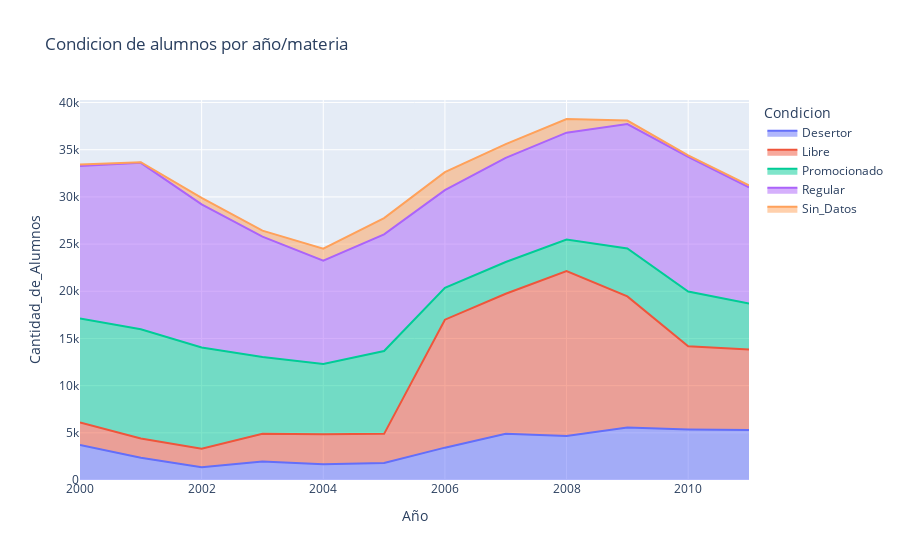

The cell this chart's notebook holds for it:
### Code cell
fig54 = px.area(aca2_df, x="Año", y="Cantidad_de_Alumnos", color="Condicion",title="Condicion de alumnos por año/materia")
fig54.show()

### Figure 1 — Plotly figure (JSON) as saved in the notebook; plotly's stock layout.template omitted (floating-point values rounded to 4 significant figures)
{"data": [{"hovertemplate": "Condicion=Desertor<br>Año=%{x}<br>Cantidad_de_Alumnos=%{y}<extra></extra>", "legendgroup": "Desertor", "line": {"color": "#636efa"}, "mode": "lines", "name": "Desertor", "orientation": "v", "showlegend": true, "stackgroup": "1", "type": "scatter", "x": [2000, 2001, 2002, 2003, 2004, 2005, 2006, 2007, 2008, 2009, 2010, 2011], "xaxis": "x", "y": [3710, 2363, 1354, 1951, 1667, 1808, 3428, 4892, 4662, 5553, 5359, 5296], "yaxis": "y"}, {"hovertemplate": "Condicion=Libre<br>Año=%{x}<br>Cantidad_de_Alumnos=%{y}<extra></extra>", "legendgroup": "Libre", "line": {"color": "#EF553B"}, "mode": "lines", "name": "Libre", "orientation": "v", "showlegend": true, "stackgroup": "1", "type": "scatter", "x": [2000, 2001, 2002, 2003, 2004, 2005, 2006, 2007, 2008, 2009, 2010, 2011], "xaxis": "x", "y": [2392, 2037, 1952, 2941, 3193, 3081, 13564, 14848, 17472, 13899, 8822, 8542], "yaxis": "y"}, {"hovertemplate": "Condicion=Promocionado<br>Año=%{x}<br>Cantidad_de_Alumnos=%{y}<extra></extra>", "legendgroup": "Promocionado", "line": {"color": "#00cc96"}, "mode": "lines", "name": "Promocionado", "orientation": "v", "showlegend": true, "stackgroup": "1", "type": "scatter", "x": [2000, 2001, 2002, 2003, 2004, 2005, 2006, 2007, 2008, 2009, 2010, 2011], "xaxis": "x", "y": [11022, 11568, 10739, 8138, 7424, 8777, 3377, 3364, 3341, 5077, 5796, 4877], "yaxis": "y"}, {"hovertemplate": "Condicion=Regular<br>Año=%{x}<br>Cantidad_de_Alumnos=%{y}<extra></extra>", "legendgroup": "Regular", "line": {"color": "#ab63fa"}, "mode": "lines", "name": "Regular", "orientation": "v", "showlegend": true, "stackgroup": "1", "type": "scatter", "x": [2000, 2001, 2002, 2003, 2004, 2005, 2006, 2007, 2008, 2009, 2010, 2011], "xaxis": "x", "y": [16149, 17642, 15158, 12755, 10963, 12359, 10352, 11036, 11331, 13188, 14259, 12295], "yaxis": "y"}, {"hovertemplate": "Condicion=Sin_Datos<br>Año=%{x}<br>Cantidad_de_Alumnos=%{y}<extra></extra>", "legendgroup": "Sin_Datos", "line": {"color": "#FFA15A"}, "mode": "lines", "name": "Sin_Datos", "orientation": "v", "showlegend": true, "stackgroup": "1", "type": "scatter", "x": [2000, 2001, 2002, 2003, 2004, 2005, 2006, 2007, 2008, 2009, 2010, 2011], "xaxis": "x", "y": [150, 63, 692, 646, 1262, 1733, 1906, 1460, 1451, 378, 171, 207], "yaxis": "y"}], "layout": {"legend": {"title": {"text": "Condicion"}, "tracegroupgap": 0}, "title": {"text": "Condicion de alumnos por año/materia"}, "xaxis": {"anchor": "y", "domain": [0, 1], "title": {"text": "Año"}}, "yaxis": {"anchor": "x", "domain": [0, 1], "title": {"text": "Cantidad_de_Alumnos"}}}}
